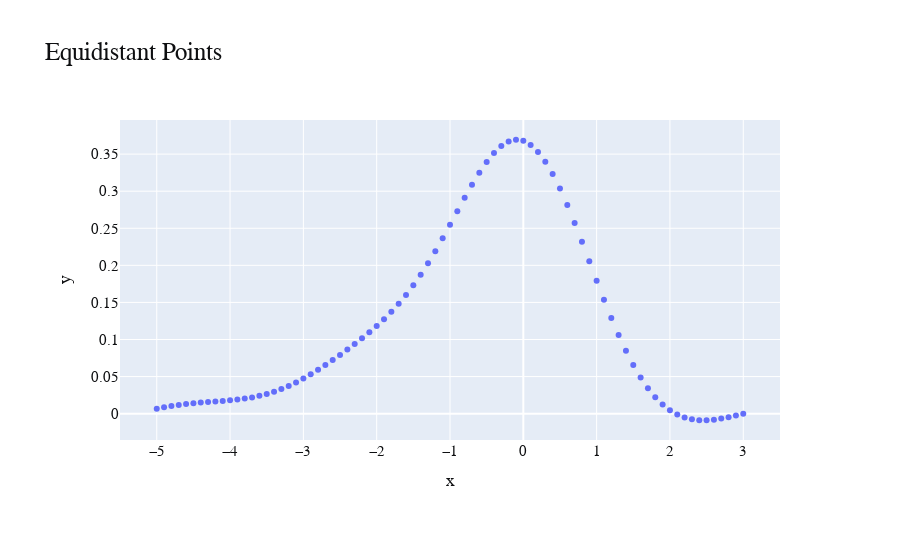

Notebook source saved alongside this figure:
### Markdown cell above
##### Plotting the Interpolation

### Code cell
plot_rbf_interp("Equidistant Points", equal_x_datapoints, equal_y_datapoints, step_size, start, end, n_points)
plot_rbf_interp("Chebyshev Points", cheby_x_datapoints, cheby_y_datapoints, step_size, start, end, n_points)

### Figure 1 — Plotly figure (JSON) as saved in the notebook; plotly's stock layout.template omitted (floating-point values rounded to 4 significant figures)
{"data": [{"hovertemplate": "x=%{x}<br>y=%{y}<extra></extra>", "legendgroup": "", "marker": {"color": "#636efa", "symbol": "circle"}, "mode": "markers", "name": "", "orientation": "v", "showlegend": false, "type": "scatter", "x": [-5, -4.9, -4.8, -4.7, -4.6, -4.5, -4.4, -4.3, -4.2, -4.1, -4, -3.9, -3.8, -3.7, -3.6, -3.5, -3.4, -3.3, -3.2, -3.1, -3, -2.9, -2.8, -2.7, -2.6, -2.5, -2.4, -2.3, -2.2, -2.1, -2, -1.9, -1.8, -1.7, -1.6, -1.5, -1.4, -1.3, -1.2, -1.1, -1, -0.9, -0.8, -0.7, -0.6, -0.5, -0.4, -0.3, -0.2, -0.1, 0, 0.1, 0.2, 0.3, 0.4, 0.5, 0.6, 0.7, 0.8, 0.9, 1, 1.1, 1.2, 1.3, 1.4, 1.5, 1.6, 1.7, 1.8, 1.9, 2, 2.1, 2.2, 2.3, 2.4, 2.5, 2.6, 2.7, 2.8, 2.9, 3], "xaxis": "x", "y": [0.006693, 0.008636, 0.01034, 0.0118, 0.01304, 0.01408, 0.01496, 0.01572, 0.01643, 0.01716, 0.01798, 0.019, 0.02028, 0.02191, 0.02397, 0.02652, 0.02959, 0.03322, 0.03741, 0.04214, 0.04737, 0.05306, 0.05914, 0.06557, 0.07228, 0.07923, 0.08642, 0.09385, 0.1016, 0.1096, 0.1182, 0.1274, 0.1373, 0.1481, 0.16, 0.173, 0.1873, 0.2027, 0.2192, 0.2366, 0.2546, 0.273, 0.2912, 0.3087, 0.325, 0.3395, 0.3516, 0.361, 0.367, 0.3694, 0.3679, 0.3624, 0.353, 0.3398, 0.3232, 0.3035, 0.2813, 0.2571, 0.2317, 0.2056, 0.1794, 0.1537, 0.1291, 0.106, 0.08479, 0.06566, 0.04881, 0.03431, 0.02216, 0.01229, 0.004566, -0.001195, -0.005196, -0.007662, -0.008823, -0.008905, -0.008123, -0.006676, -0.004741, -0.002472, 3.801e-08], "yaxis": "y"}], "layout": {"font": {"color": "#0e0f11", "family": "CMU Serif", "size": 15}, "legend": {"tracegroupgap": 0}, "margin": {"b": 120, "l": 120, "r": 120, "t": 120}, "title": {"font": {"size": 25}, "text": "Equidistant Points"}, "xaxis": {"anchor": "y", "domain": [0, 1], "title": {"text": "x"}}, "yaxis": {"anchor": "x", "domain": [0, 1], "title": {"text": "y"}}}}
